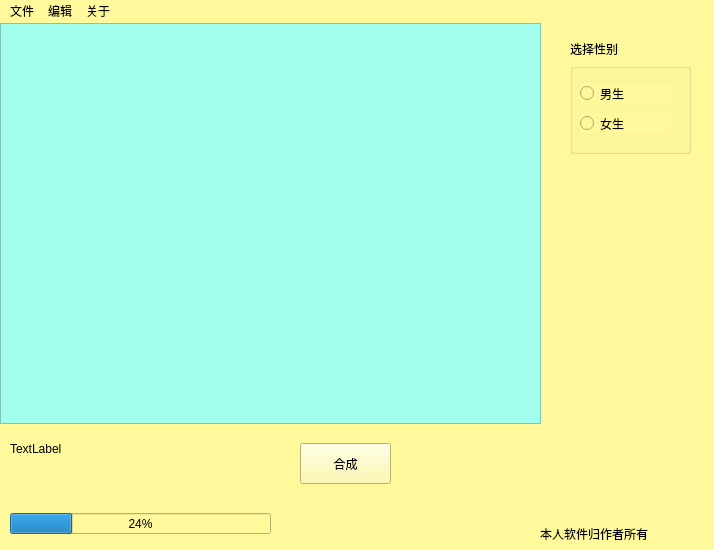
<?xml version="1.0" encoding="UTF-8"?>
<ui version="4.0">
 <class>MainWindow</class>
 <widget class="QMainWindow" name="MainWindow">
  <property name="geometry">
   <rect>
    <x>0</x>
    <y>0</y>
    <width>714</width>
    <height>550</height>
   </rect>
  </property>
  <property name="maximumSize">
   <size>
    <width>714</width>
    <height>550</height>
   </size>
  </property>
  <property name="windowTitle">
   <string>MainWindow</string>
  </property>
  <property name="styleSheet">
   <string notr="true">background-color: rgb(255, 249, 156);
font: 75 14pt &quot;Aharoni&quot;;
</string>
  </property>
  <widget class="QWidget" name="centralwidget">
   <widget class="QLabel" name="label">
    <property name="geometry">
     <rect>
      <x>570</x>
      <y>15</y>
      <width>121</width>
      <height>21</height>
     </rect>
    </property>
    <property name="text">
     <string>选择性别</string>
    </property>
   </widget>
   <widget class="QGroupBox" name="groupBox">
    <property name="geometry">
     <rect>
      <x>570</x>
      <y>40</y>
      <width>121</width>
      <height>91</height>
     </rect>
    </property>
    <property name="title">
     <string/>
    </property>
    <widget class="QRadioButton" name="radioButton">
     <property name="geometry">
      <rect>
       <x>10</x>
       <y>20</y>
       <width>91</width>
       <height>21</height>
      </rect>
     </property>
     <property name="text">
      <string>男生</string>
     </property>
    </widget>
    <widget class="QRadioButton" name="radioButton_2">
     <property name="geometry">
      <rect>
       <x>10</x>
       <y>50</y>
       <width>91</width>
       <height>21</height>
      </rect>
     </property>
     <property name="text">
      <string>女生</string>
     </property>
    </widget>
   </widget>
   <widget class="QTextEdit" name="textEdit">
    <property name="geometry">
     <rect>
      <x>0</x>
      <y>0</y>
      <width>541</width>
      <height>401</height>
     </rect>
    </property>
    <property name="styleSheet">
     <string notr="true">font: 75 16pt &quot;Aharoni&quot;;
background-color: rgb(162, 255, 237);</string>
    </property>
   </widget>
   <widget class="QPushButton" name="pushButton">
    <property name="geometry">
     <rect>
      <x>300</x>
      <y>420</y>
      <width>91</width>
      <height>41</height>
     </rect>
    </property>
    <property name="text">
     <string>合成</string>
    </property>
    <property name="icon">
     <iconset resource="leizi.qrc">
      <normaloff>:/hh/play48.png</normaloff>:/hh/play48.png</iconset>
    </property>
   </widget>
   <widget class="QProgressBar" name="progressBar">
    <property name="geometry">
     <rect>
      <x>10</x>
      <y>490</y>
      <width>261</width>
      <height>21</height>
     </rect>
    </property>
    <property name="value">
     <number>24</number>
    </property>
   </widget>
   <widget class="QLabel" name="label_3">
    <property name="geometry">
     <rect>
      <x>540</x>
      <y>500</y>
      <width>131</width>
      <height>21</height>
     </rect>
    </property>
    <property name="styleSheet">
     <string notr="true">font: 75 9pt &quot;Aharoni&quot;;</string>
    </property>
    <property name="text">
     <string>本人软件归作者所有</string>
    </property>
   </widget>
   <widget class="QLabel" name="label_4">
    <property name="geometry">
     <rect>
      <x>10</x>
      <y>410</y>
      <width>181</width>
      <height>31</height>
     </rect>
    </property>
    <property name="styleSheet">
     <string notr="true">font: 75 9pt &quot;Aharoni&quot;;
font: 75 10pt &quot;Aharoni&quot;;</string>
    </property>
    <property name="text">
     <string>TextLabel</string>
    </property>
   </widget>
  </widget>
  <widget class="QMenuBar" name="menubar">
   <property name="geometry">
    <rect>
     <x>0</x>
     <y>0</y>
     <width>714</width>
     <height>27</height>
    </rect>
   </property>
   <widget class="QMenu" name="menu">
    <property name="title">
     <string>文件</string>
    </property>
    <addaction name="actionDakai"/>
    <addaction name="actionTuichu"/>
    <addaction name="actionQingkong"/>
   </widget>
   <widget class="QMenu" name="menu_2">
    <property name="title">
     <string>编辑</string>
    </property>
    <addaction name="actionJianqie"/>
    <addaction name="actionFuzhi"/>
    <addaction name="actionZhantie"/>
   </widget>
   <widget class="QMenu" name="menu_3">
    <property name="title">
     <string>关于</string>
    </property>
    <addaction name="action"/>
    <addaction name="actionZuozhe"/>
    <addaction name="actionRuanjian"/>
   </widget>
   <addaction name="menu"/>
   <addaction name="menu_2"/>
   <addaction name="menu_3"/>
  </widget>
  <action name="actionDakai">
   <property name="icon">
    <iconset resource="leizi.qrc">
     <normaloff>:/hh/open.png</normaloff>:/hh/open.png</iconset>
   </property>
   <property name="text">
    <string>打开</string>
   </property>
  </action>
  <action name="actionTuichu">
   <property name="icon">
    <iconset resource="leizi.qrc">
     <normaloff>:/hh/f08b.png</normaloff>:/hh/f08b.png</iconset>
   </property>
   <property name="iconText">
    <string>退出</string>
   </property>
  </action>
  <action name="actionQingkong">
   <property name="icon">
    <iconset resource="leizi.qrc">
     <normaloff>:/hh/1173189.gif</normaloff>:/hh/1173189.gif</iconset>
   </property>
   <property name="text">
    <string>清空</string>
   </property>
  </action>
  <action name="actionJianqie">
   <property name="icon">
    <iconset resource="leizi.qrc">
     <normaloff>:/hh/cut.png</normaloff>:/hh/cut.png</iconset>
   </property>
   <property name="text">
    <string>剪切</string>
   </property>
  </action>
  <action name="actionFuzhi">
   <property name="icon">
    <iconset resource="leizi.qrc">
     <normaloff>:/hh/copy_clipboard_lined.png</normaloff>:/hh/copy_clipboard_lined.png</iconset>
   </property>
   <property name="text">
    <string>复制</string>
   </property>
  </action>
  <action name="actionZhantie">
   <property name="icon">
    <iconset resource="leizi.qrc">
     <normaloff>:/hh/order.png</normaloff>:/hh/order.png</iconset>
   </property>
   <property name="text">
    <string>粘贴</string>
   </property>
  </action>
  <action name="action">
   <property name="icon">
    <iconset resource="leizi.qrc">
     <normaloff>:/hh/male-user-accept.png</normaloff>:/hh/male-user-accept.png</iconset>
   </property>
   <property name="text">
    <string>用户</string>
   </property>
  </action>
  <action name="actionZuozhe">
   <property name="icon">
    <iconset resource="leizi.qrc">
     <normaloff>:/hh/about-me.png</normaloff>:/hh/about-me.png</iconset>
   </property>
   <property name="text">
    <string>作者</string>
   </property>
  </action>
  <action name="actionRuanjian">
   <property name="icon">
    <iconset resource="leizi.qrc">
     <normaloff>:/hh/1170244.gif</normaloff>:/hh/1170244.gif</iconset>
   </property>
   <property name="text">
    <string>关于</string>
   </property>
  </action>
 </widget>
 <resources>
  <include location="leizi.qrc"/>
 </resources>
 <connections>
  <connection>
   <sender>pushButton</sender>
   <signal>toggled(bool)</signal>
   <receiver>MainWindow</receiver>
   <slot>setFocus()</slot>
   <hints>
    <hint type="sourcelabel">
     <x>360</x>
     <y>457</y>
    </hint>
    <hint type="destinationlabel">
     <x>475</x>
     <y>453</y>
    </hint>
   </hints>
  </connection>
 </connections>
</ui>
